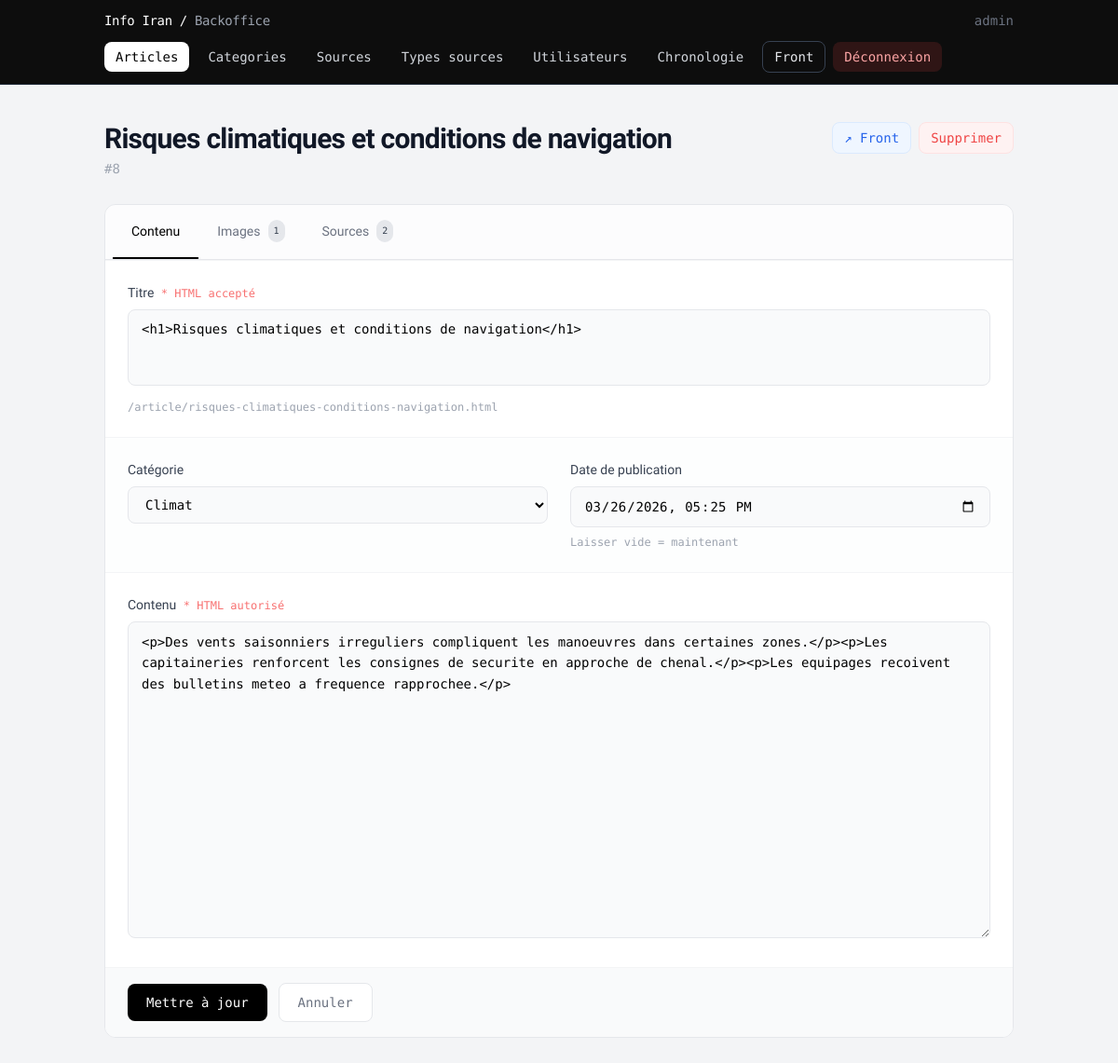
The page /backoffice/articles/edit-8 (signed in) on the database its author committed.
### tables this page shows
CREATE TABLE articles (
    id               INT PRIMARY KEY AUTO_INCREMENT,
    titre            VARCHAR(255) NOT NULL,
    slug             VARCHAR(255) UNIQUE NOT NULL,  
    contenu          LONGTEXT NOT NULL,
    date_publication DATETIME DEFAULT CURRENT_TIMESTAMP,
    id_categorie     INT,
    FOREIGN KEY (id_categorie) REFERENCES categories(id) ON DELETE SET NULL
);

CREATE TABLE categories (
    id  INT PRIMARY KEY AUTO_INCREMENT,
    nom VARCHAR(100) NOT NULL,
    description TEXT
);

### models/Database.php (called while the page is built, shortened)
<?php
class Database
{
    private static $instance = null;
    private $pdo;
    private function __construct()
    {
        $host = getenv('DB_HOST') ?: '127.0.0.1';
        $db   = getenv('DB_NAME') ?: 'info_actualite';
        $user = getenv('DB_USER') ?: 'actualite_user';
        $pass = getenv('DB_PASS') ?: 'secret_pw';
        $charset = 'utf8mb4';
        $dsn = "mysql:host={$host};dbname={$db};charset={$charset}";
        $options = [
            PDO::ATTR_ERRMODE => PDO::ERRMODE_EXCEPTION,
            PDO::ATTR_DEFAULT_FETCH_MODE => PDO::FETCH_ASSOC,
            PDO::ATTR_EMULATE_PREPARES => false,
        ];
        $this->pdo = new PDO($dsn, $user, $pass, $options);
    }
    public static function getInstance()
    {
        if (self::$instance === null) {
            self::$instance = new self();
        }
        return self::$instance;
    }
    public function getConnection()
    {
        return $this->pdo;
    }
}

### services/ArticleService.php (called while the page is built, shortened)
<?php
require_once __DIR__ . '/../models/Database.php';
require_once __DIR__ . '/../models/AppModel.php';
class ArticleService
{
    private $model;
    private $db;
    public function __construct()
    {
        $this->db = Database::getInstance()->getConnection();
        $this->model = new AppModel($this->db);
    }
    public function getArticleById(int $id): ?array
    {
        return $this->model->getById('articles', 'id', $id);
    }
    public function getCategories(): array
    {
        $sql = 'SELECT id, nom, description FROM categories ORDER BY nom ASC';
        $stmt = $this->db->query($sql);
        return $stmt->fetchAll(PDO::FETCH_ASSOC);
    }
}

### services/SourceService.php (called while the page is built, shortened)
<?php
require_once __DIR__ . '/../models/Database.php';
require_once __DIR__ . '/../models/AppModel.php';
class SourceService
{
    private \PDO     $db;
    public function __construct()
    {
        $this->db    = Database::getInstance()->getConnection();
    }
    public function getSourcesByArticleId(int $articleId): array
    {
        $sql = '
            SELECT s.id, s.nom_source, s.url_source, ts.libelle AS type_libelle
            FROM article_sources asrc
            INNER JOIN sources s    ON s.id  = asrc.id_source
            LEFT  JOIN type_sources ts ON ts.id = s.id_type_source
            WHERE asrc.id_article = :article_id
            ORDER BY s.nom_source ASC
        ';
        $stmt = $this->db->prepare($sql);
        $stmt->execute(['article_id' => $articleId]);
        return $stmt->fetchAll(\PDO::FETCH_ASSOC);
    }
    public function getUnattachedSources(int $articleId): array
    {
        $sql = '
            SELECT s.id, s.nom_source, s.url_source, ts.libelle AS type_libelle
            FROM sources s
            LEFT JOIN type_sources ts ON ts.id = s.id_type_source
            WHERE s.id NOT IN (
                SELECT id_source FROM article_sources WHERE id_article = :article_id
            )
            ORDER BY s.nom_source ASC
        ';
        $stmt = $this->db->prepare($sql);
        $stmt->execute(['article_id' => $articleId]);
        return $stmt->fetchAll(\PDO::FETCH_ASSOC);
    }
}

### services/ImageService.php (called while the page is built, shortened)
<?php
require_once __DIR__ . '/../models/Database.php';
require_once __DIR__ . '/../models/AppModel.php';
class ImageService
{
    private AppModel $model;
    public function __construct()
    {
        $this->db    = Database::getInstance()->getConnection();
        $this->model = new AppModel($this->db);
    }
    public function getImagesByArticleId(int $articleId): array
    {
        return $this->model->getAllById('articles_images', 'id_article', $articleId);
    }
}

### controllers/ArticleController.php (called while the page is built, shortened)
<?php
require_once __DIR__ . '/../models/Database.php';
require_once __DIR__ . '/../models/AppModel.php';
require_once __DIR__ . '/../services/ArticleService.php';
require_once __DIR__ . '/../services/SourceService.php';
require_once __DIR__ . '/../services/ImageService.php';
class ArticleController
{
    private ArticleService $articleService;
    private SourceService  $sourceService;
    private ImageService   $imageService;
    public function __construct()
    {
        $this->articleService = new ArticleService();
        $this->sourceService  = new SourceService();
        $this->imageService   = new ImageService();
    }
    public function getArticleWithDetails(int $id): ?array
    {
        $article = $this->articleService->getArticleById($id);
        $article['images']             = $this->imageService->getImagesByArticleId($id);
        $article['sources_liees']      = $this->sourceService->getSourcesByArticleId($id);
        $article['sources_disponibles']= $this->sourceService->getUnattachedSources($id);
        return $article;
    }
    public function getCategories(): array
    {
        return $this->articleService->getCategories();
    }
}

### models/AppModel.php (called while the page is built, shortened)
<?php
class AppModel
{
    private $db;
    public function __construct(PDO $base_db)
    {
        $this->db = $base_db;
    }
    public function getById($table_name, $columnName, $id)
    {
        $sql = "SELECT * FROM {$table_name} WHERE {$columnName} = :id";
        $stmt = $this->db->prepare($sql);
        $stmt->execute(['id' => intval($id)]);
        return $stmt->fetch(PDO::FETCH_ASSOC);
    }
    public function getAllById($table_name, $columnName, $id)
    {
        $sql = "SELECT * FROM {$table_name} WHERE {$columnName} = :id";
        $stmt = $this->db->prepare($sql);
        $stmt->execute(['id' => intval($id)]);
        return $stmt->fetchAll(PDO::FETCH_ASSOC);
    }
}

### pages/articles/backoffice_articles_form.php (the view, shortened to what this page needs)
<?php
require_once __DIR__ . '/../../controllers/ArticleController.php';
require_once __DIR__ . '/partials/backoffice_nav.php';
$controller = new ArticleController();
$articleId = intval($_GET['id'] ?? 0);
$isEdit    = $articleId > 0;
$article            = null;
$images             = [];
$sourcesLiees       = [];
if ($isEdit) {
    $data = $controller->getArticleWithDetails($articleId);
    $article            = $data;
    $images             = $data['images']               ?? [];
    $sourcesLiees       = $data['sources_liees']        ?? [];
}
$categories   = $controller->getCategories();
$activeTab = $_GET['tab'] ?? 'contenu';
?>
<!DOCTYPE html>
<html lang="fr">
<head>
</head>
<body class="bg-gray-100 min-h-screen">
<main class="container mx-auto px-6 py-10 max-w-5xl">
    <div class="flex flex-col md:flex-row md:items-start justify-between gap-4 mb-7">
        <div>
            <h1 class="text-3xl font-semibold text-gray-900 tracking-tight">
                <?= $isEdit ? htmlspecialchars(mb_strimwidth(strip_tags($article['titre'] ?? ''), 0, 60, '…')) : 'Nouvel article' ?>
            </h1>
            <?php if ($isEdit): ?>
                <p class="mono text-sm text-gray-400 mt-1">#<?= $articleId ?></p>
            <?php endif; ?>
        </div>
        <?php if ($isEdit): ?>
        <div class="flex gap-2 items-center">
            <a href="/article/<?= urlencode($article['slug'] ?? '') ?>.html" target="_blank"
               class="mono text-sm text-blue-600 bg-blue-50 border border-blue-100 px-3 py-1.5 rounded-lg hover:bg-blue-100 transition-colors">↗ Front</a>
            <button onclick="openDeleteModal()" class="mono text-sm text-red-500 bg-red-50 border border-red-100 hover:bg-red-100 px-3 py-1.5 rounded-lg transition-colors">
                Supprimer
            </button>
        </div>
        <?php endif; ?>
    </div>
    <div class="bg-white border border-gray-200 rounded-xl overflow-hidden">
        <div class="flex border-b border-gray-200 bg-gray-50/50 px-2 overflow-x-auto">
            <button type="button" onclick="switchTab('contenu')"
                    class="tab-btn <?= $activeTab !== 'images' && $activeTab !== 'sources' ? 'active' : '' ?> px-5 py-4 text-sm text-gray-500 hover:text-gray-900 whitespace-nowrap transition-colors">
                Contenu
            </button>
            <?php if ($isEdit): ?>
            <button type="button" onclick="switchTab('images')"
                    class="tab-btn flex items-center gap-2 <?= $activeTab === 'images' ? 'active' : '' ?> px-5 py-4 text-sm text-gray-500 hover:text-gray-900 whitespace-nowrap transition-colors">
                Images
                <?php if (count($images) > 0): ?>
                    <span class="mono text-[10px] bg-gray-200 text-gray-700 px-1.5 py-0.5 rounded-full"><?= count($images) ?></span>
                <?php endif; ?>
            </button>
            <button type="button" onclick="switchTab('sources')"
                    class="tab-btn flex items-center gap-2 <?= $activeTab === 'sources' ? 'active' : '' ?> px-5 py-4 text-sm text-gray-500 hover:text-gray-900 whitespace-nowrap transition-colors">
                Sources
                <?php if (count($sourcesLiees) > 0): ?>
                    <span class="mono text-[10px] bg-gray-200 text-gray-700 px-1.5 py-0.5 rounded-full"><?= count($sourcesLiees) ?></span>
                <?php endif; ?>
            </button>
            <?php endif; ?>
        </div>
        <div class="tab-pane <?= $activeTab !== 'images' && $activeTab !== 'sources' ? 'active' : '' ?>" id="pane-contenu">
            <form method="POST" action="/backoffice/articles/traitement" enctype="multipart/form-data" class="divide-y divide-gray-100">
                <div class="p-6">
                    <label class="block text-sm font-medium text-gray-700 mb-2">
                        Titre <span class="mono text-xs text-red-400 font-normal ml-1">* HTML accepté</span>
                    </label>
                    <textarea name="titre" id="titreInput" rows="3" required
                              class="tinymce-editor-sm w-full mono text-sm px-3.5 py-2.5 border border-gray-200 rounded-lg bg-gray-50 focus:bg-white focus:border-gray-400 focus:outline-none transition-colors resize-none"><?= $article['titre'] ?? '<h1>Nouveau titre</h1>' ?></textarea>
                    <p class="mono text-xs text-gray-400 mt-2" id="slugPreview">
                        /article/<?= htmlspecialchars($article['slug'] ?? '…') ?>.html
                    </p>
                </div>
                <div class="p-6 grid grid-cols-1 md:grid-cols-2 gap-6 bg-gray-50/30">
                    <div>
                        <label class="block text-sm font-medium text-gray-700 mb-2">Catégorie</label>
                        <select name="id_categorie"
                                class="w-full mono text-sm px-3.5 py-2.5 border border-gray-200 rounded-lg bg-gray-50 focus:bg-white focus:border-gray-400 focus:outline-none transition-colors">
                            <?php foreach ($categories as $cat): ?>
                            <option value="<?= $cat['id'] ?>"
                                <?= isset($article['id_categorie']) && $article['id_categorie'] == $cat['id'] ? 'selected' : '' ?>>
                                <?= htmlspecialchars($cat['nom']) ?>
                            </option>
                            <?php endforeach; ?>
                        </select>
                    </div>
                    <div>
                        <label class="block text-sm font-medium text-gray-700 mb-2">Date de publication</label>
                        <?php
                        $datePub = '';
                        if (!empty($article['date_publication'])) {
                            $datePub = date('Y-m-d\TH:i', strtotime($article['date_publication']));
                        }
                        ?>
                        <input type="datetime-local" name="date_publication"
                               value="<?= htmlspecialchars($datePub) ?>"
                               class="w-full mono text-sm px-3.5 py-2.5 border border-gray-200 rounded-lg bg-gray-50 focus:bg-white focus:border-gray-400 focus:outline-none transition-colors">
                        <p class="mono text-xs text-gray-400 mt-2">Laisser vide = maintenant</p>
                    </div>
                </div>
                <div class="p-6">
                    <label class="block text-sm font-medium text-gray-700 mb-2">
                        Contenu <span class="mono text-xs text-red-400 font-normal ml-1">* HTML autorisé</span>
                    </label>
                    <textarea name="contenu" id="contenu" rows="14"
                              placeholder="Rédigez le contenu HTML de l'article…"
                              class="tinymce-editor w-full mono text-sm px-3.5 py-2.5 border border-gray-200 rounded-lg bg-gray-50 focus:bg-white focus:border-gray-400 focus:outline-none transition-colors resize-y leading-relaxed"><?= $article['contenu'] ?? '' ?></textarea>
                </div>
                <div class="px-6 py-4 bg-gray-50 flex items-center gap-3">
                    <button type="submit" class="mono text-sm font-medium bg-black text-white px-5 py-2.5 rounded-lg hover:bg-gray-800 transition-colors">
                        <?= $isEdit ? 'Mettre à jour' : 'Créer l\'article' ?>
                    </button>
                    <a href="/backoffice/articles" class="mono text-sm text-gray-500 bg-white border border-gray-200 hover:bg-gray-50 px-5 py-2.5 rounded-lg transition-colors">Annuler</a>
                </div>
            </form>
        </div>
    </div>
</main>
</body>
</html>

### rows shown on the page
articles: titre "Risques climatiques et conditions de navigation", titre "<h1>Risques climatiques et conditions de navigation</h1>", slug "risques-climatiques-conditions-navigation", id_categorie "Climat", date_publication "03/26/2026 17:25", contenu "<p>Des vents saisonniers irreguliers compliquent les manoeuvres dans certaines zones.</p><p>Les capitaineries renforcent les consignes de securite en approche de chenal.</p><p>Les equipages recoivent des bulletins meteo a frequence rapprochee.</p>"

### other values the page prints
$username "admin"
$link['label'] "Articles"
$link['label'] "Categories"
$link['label'] "Sources"
$link['label'] "Types sources"
$link['label'] "Utilisateurs"
$link['label'] "Chronologie"
$articleId "8"
count($images) "1"
count($sourcesLiees) "2"
